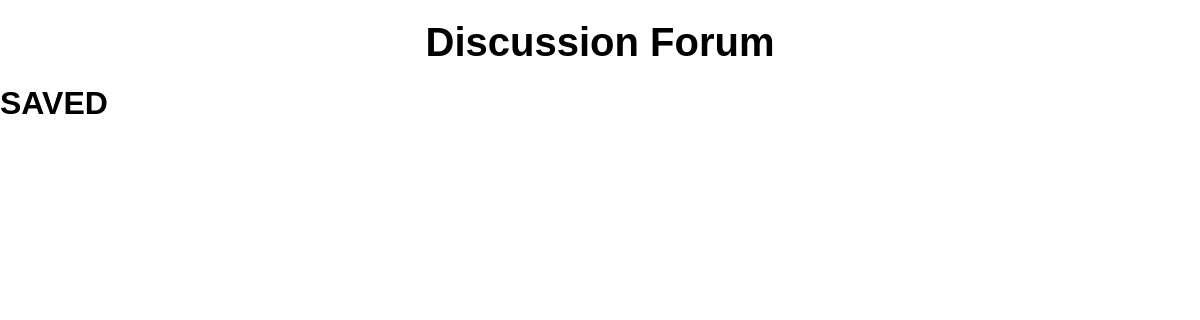
The app's page /saved (signed in), older data.
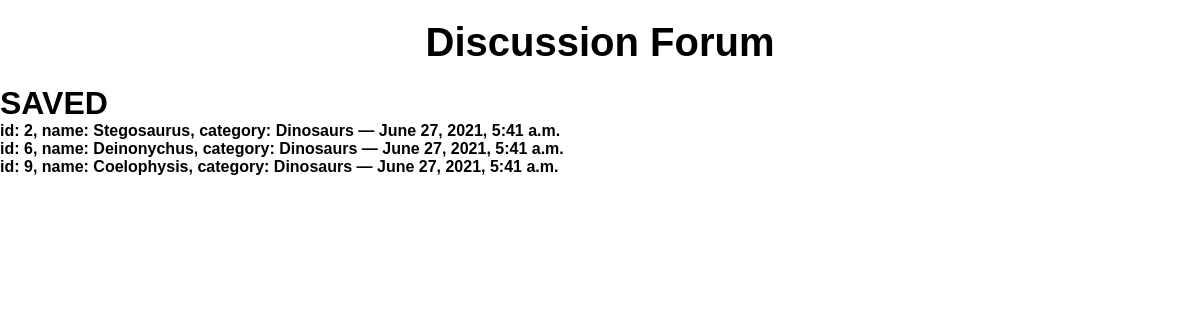
The same page, newer data.
### backend/models.py (models this page shows, shortened)
class SavedItem(models.Model):
    item = models.ForeignKey(Item, on_delete=models.CASCADE)
    user = models.ForeignKey(User, on_delete=models.CASCADE)
    time = models.DateTimeField(auto_now=True)

class Item(models.Model):
    name = models.CharField(max_length=200)
    category = models.CharField(max_length=200, default="Dinosaurs")
    description = models.CharField(max_length=5000)
    description = models.TextField()
    img_url = models.URLField(null=True, blank=True)
    img = models.ImageField(null=True, upload_to='images/')
    def __str__(self):
        return f'id: {self.id}, name: {self.name}, category: {self.category}'

### backend/views.py (the view)
# urls.py: path('saved', views.saved, name='saved'),
def saved(request):
    try:
        username = request.session["username"]
        user = User.objects.get(username=username)
        saved_items = SavedItem.objects.filter(user=user.id)
        return render(request, 'saved.html', {
            "saved_items":saved_items
        })
    except:
        print("NEED TO LOGIN")
        return render(request, 'index.html')

### backend/templates/saved.html (shortened to what this page needs)
<!DOCTYPE html>
<html>
    <head>
        <link rel="stylesheet" href="../static/style.css">
        <h1 class="title-discussion">Discussion Forum</h1>
    </head>
    <body>
        <h1>SAVED</h1>
        {% for saved in saved_items %}
            <h4>{{ saved.item }} — {{ saved.time }}</h4>
        {% endfor %}
    </body>
</html>

Row changes from the older to the newer data that the page shows:
added SavedItem: item "id: 2, name: Stegosaurus, category: Dinosaurs", time "June 27, 2021, 5:41 a.m."
added SavedItem: item "id: 6, name: Deinonychus, category: Dinosaurs", time "June 27, 2021, 5:41 a.m."
added SavedItem: item "id: 9, name: Coelophysis, category: Dinosaurs", time "June 27, 2021, 5:41 a.m."
